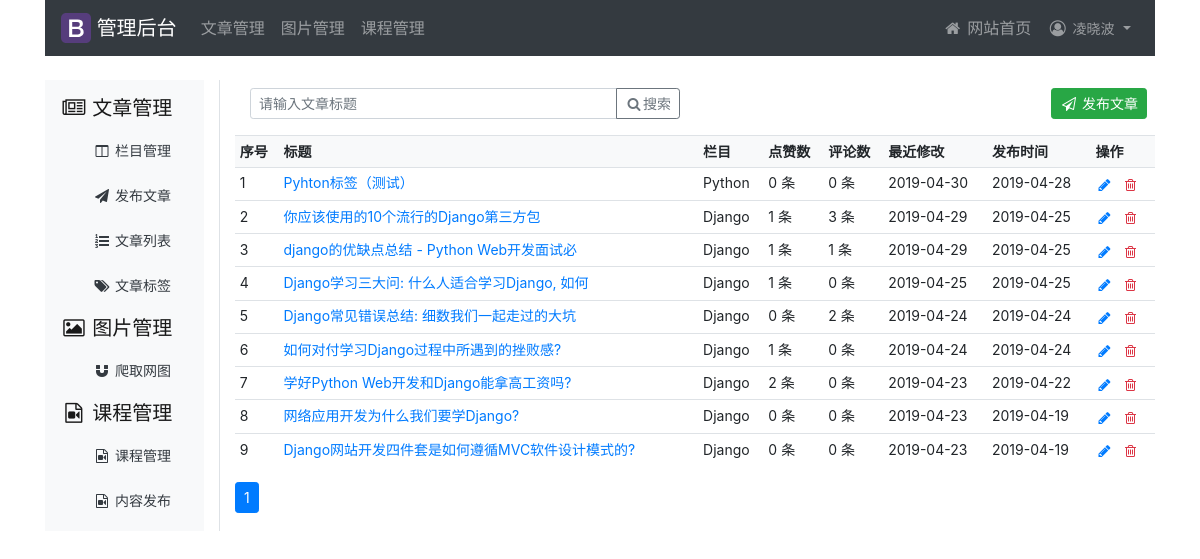
Page /article/article-list/ (signed in) on the committed database.
### article/models.py (models this page shows, shortened)
class ArticlePost(models.Model):
    author = models.ForeignKey(User, related_name='article',
                               on_delete=models.CASCADE, verbose_name='作者')
    title = models.CharField('标题', max_length=200)
    slug = models.SlugField('Slug', max_length=500)
    column = models.ForeignKey(ArticleColumn, related_name='article_column',
                               on_delete=models.CASCADE, verbose_name='栏目')
    body = models.TextField()
    created = models.DateTimeField('创建时间', default=timezone.now)
    updated = models.DateTimeField('修改时间', auto_now=True)
    users_like = models.ManyToManyField(User, related_name='articles_like', blank=True, verbose_name='点赞')
    total_views = models.PositiveIntegerField('浏览量', default=0)
    article_tag = models.ManyToManyField(ArticleTag, related_name='article_tag', blank=True, verbose_name='文章标签')
    class Meta:
        ordering = ['-updated']
        index_together = (('id', 'slug'),)
    def get_absolute_url(self):
        return reverse('article:article_detail', args=[self.id, self.slug])

class ArticleColumn(models.Model):
    user = models.ForeignKey(User, related_name='article_column',
                             on_delete=models.CASCADE, verbose_name='作者')
    column = models.CharField('栏目', max_length=200)
    created = models.DateField('创建时间', auto_now_add=True)
    def __str__(self):
        return self.column

### article/views.py (the view)
# urls.py: path('article-list/', views.article_list, name='article_list'),
@login_required
def article_list(request):
    articles_list = ArticlePost.objects.filter(author=request.user)
    paginator = Paginator(articles_list, 10)  # 实例化一个分页对象, 每页显示10个
    page = request.GET.get('page')  # 从URL通过get页码，如?page=3
    try:
        current_page = paginator.page(page)     # 获取指定页面内容，其参数必须>=1的整数
        articles = current_page.object_list  # 获取当前页对应的所有记录
    except PageNotAnInteger:        # 页码不是整数，捕获异常
        current_page = paginator.page(1)
        articles = current_page.object_list
    except EmptyPage:       # 页码为空，捕获异常
        current_page = paginator.page(paginator.num_pages)      # 返回页数
        articles = current_page.object_list
    return render(request, 'article/column/article_list.html', {'articles': articles, 'page': current_page})

### templates/article/column/article_list.html (shortened to what this page needs)
{% extends "article/base.html" %}
{% load staticfiles %}
{% block content %}
    <div class="d-flex justify-content-between flex-wrap flex-md-nowrap align-items-center pb-2 mt-2 mb-2">
        <div class="input-group input-group-sm col-6">
            <input type="text" class="form-control" placeholder="请输入文章标题" aria-label="Recipient's username" aria-describedby="basic-addon2">
            <div class="input-group-append">
                <button class="btn btn-outline-secondary" type="button"><i class="fa fa-fw fa-search"></i>搜索</button>
            </div>
        </div>
        <div class="btn-toolbar mb-2 mb-md-0">
            <div class="btn-group mr-2">
                <a class="btn btn-sm btn-success" href="{% url 'article:article_post' %}">
                    <i class="fa fa-fw fa-paper-plane-o"></i> 发布文章
                </a>
            </div>
        </div>
    </div>
    <table class="table table-sm small table-hover">
        <tr class="bg-light font-weight-bold">
            <td>序号</td>
            <td>标题</td>
            <td>栏目</td>
            <td>点赞数</td>
            <td>评论数</td>
            <td>最近修改</td>
            <td>发布时间</td>
            <td width="7%">操作</td>
        </tr>
        {% for article in articles %}
            <tr id="{{ article.id }}">
                <td>{{ forloop.counter }}</td>
                <td><a href="{{ article.get_absolute_url }}">{{ article.title | truncatechars:30 }}</a></td>
                <td>{{ article.column }}</td>
                <td>{{ article.users_like.count }} 条</td>
                <td>{{ article.comments.count }} 条</td>
                <td>{{ article.updated | date:"Y-m-d" }}</td>
                <td>{{ article.created | date:"Y-m-d" }}</td>
                <td class="text-nowrap">
                    <div class="btn-group btn-group-sm" role="group" aria-label="...">
                        <a name="edit" href="{% url 'article:redit_article' article.id %}">
                            <i class="fa fa-fw fa-pencil"></i>
                        </a>
                        <a name="delete" href="javascript:" onclick="del_article(this, {{ article.id }})">
                            <i class="fa fa-fw fa-trash-o text-danger ml-2"></i>
                        </a>
                    </div>
                </td>
            </tr>
        {% empty %}
            <p class="alert alert-danger">还没有文章，太懒了。</p>
        {% endfor %}
    </table>
    {% include "paginator.html" %}
{% endblock %}

### templates/article/header.html (shortened to what this page needs)
{% load staticfiles %}
<div class="container">
    <nav class="navbar navbar-expand-lg navbar-dark bg-dark mb-4" role="navigation">
        <a class="navbar-brand" href="#">
            <img src="{% static 'images/bootstrap-solid.svg' %}" width="30" height="30" class="d-inline-block align-top" alt="">
            管理后台
        </a>
        <div class="collapse navbar-collapse" id="navbarNav">
            <ul class="navbar-nav">
                <li class="nav-item">
                    <a class="nav-link" href="{% url 'article:article_column' %}">文章管理</a>
                </li>
                <li class="nav-item">
                    <a class="nav-link" href="{% url 'image:list_images' %}">图片管理</a>
                </li>
                <li class="nav-item">
                    <a class="nav-link" href="{% url 'course:manage_course' %}">课程管理</a>
                </li>
            </ul>
            <ul class="navbar-nav flex-row ml-md-auto d-none d-md-flex">
                    <li class="nav-item">
                        <a class="nav-link" href="{% url 'home' %}">
                            <i class="fa fa-fw fa-home"></i> 网站首页
                        </a>
                    </li>
                {% if user.is_authenticated %}
                    <li class="nav-item dropdown">
                        <a class="nav-link dropdown-toggle" href="#" id="navbarDropdown" role="button" data-toggle="dropdown" aria-haspopup="true" aria-expanded="false">
                            <i class="fa fa-fw fa-user-circle-o"></i>
                            {% if user.last_name %}
                                <span class="small">{{ user.last_name }}{{ user.first_name }}</span>
                            {% else %}
                                {{ user.username }}
                            {% endif %}
                        </a>
                    </li>
                {% endif %}
            </ul>
        </div>
    </nav>
</div>

### rows in the picture
ArticlePost: title "Pyhton标签（测试）", column "Python", users_like.count "0", comments.count "0", updated "2019-04-30", created "2019-04-28"
ArticlePost: title "你应该使用的10个流行的Django第三方包", column "Django", users_like.count "1", comments.count "3", updated "2019-04-29", created "2019-04-25"
ArticlePost: title "django的优缺点总结 - Python Web开发面试必", column "Django", users_like.count "1", comments.count "1", updated "2019-04-29", created "2019-04-25"
ArticlePost: title "Django学习三大问: 什么人适合学习Django, 如何", column "Django", users_like.count "1", comments.count "0", updated "2019-04-25", created "2019-04-25"
ArticlePost: title "Django常见错误总结: 细数我们一起走过的大坑", column "Django", users_like.count "0", comments.count "2", updated "2019-04-24", created "2019-04-24"
ArticlePost: title "如何对付学习Django过程中所遇到的挫败感?", column "Django", users_like.count "1", comments.count "0", updated "2019-04-24", created "2019-04-24"
ArticlePost: title "学好Python Web开发和Django能拿高工资吗?", column "Django", users_like.count "2", comments.count "0", updated "2019-04-23", created "2019-04-22"
ArticlePost: title "网络应用开发为什么我们要学Django?", column "Django", users_like.count "0", comments.count "0", updated "2019-04-23", created "2019-04-19"
ArticlePost: title "Django网站开发四件套是如何遵循MVC软件设计模式的?", column "Django", users_like.count "0", comments.count "0", updated "2019-04-23", created "2019-04-19"

### other values in the picture
{{ user.last_name }} "凌"
{{ user.first_name }} "晓波"
{{ page_num }} "1"
